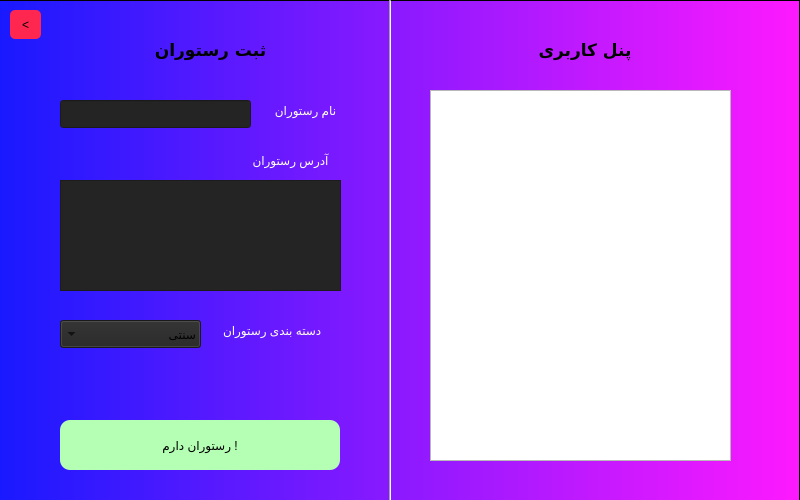
<?xml version="1.0" encoding="UTF-8"?>
<ui version="4.0">
 <class>panel</class>
 <widget class="QWidget" name="panel">
  <property name="geometry">
   <rect>
    <x>0</x>
    <y>0</y>
    <width>800</width>
    <height>500</height>
   </rect>
  </property>
  <property name="minimumSize">
   <size>
    <width>800</width>
    <height>500</height>
   </size>
  </property>
  <property name="maximumSize">
   <size>
    <width>800</width>
    <height>500</height>
   </size>
  </property>
  <property name="windowTitle">
   <string>Form</string>
  </property>
  <property name="styleSheet">
   <string notr="true"/>
  </property>
  <widget class="QLabel" name="label">
   <property name="geometry">
    <rect>
     <x>530</x>
     <y>20</y>
     <width>110</width>
     <height>60</height>
    </rect>
   </property>
   <property name="font">
    <font>
     <family>Morabba</family>
     <pointsize>13</pointsize>
     <bold>true</bold>
    </font>
   </property>
   <property name="styleSheet">
    <string notr="true">color: rgb(0, 0, 0);</string>
   </property>
   <property name="text">
    <string>پنل کاربری</string>
   </property>
   <property name="alignment">
    <set>Qt::AlignmentFlag::AlignCenter</set>
   </property>
  </widget>
  <widget class="QTextBrowser" name="detail">
   <property name="geometry">
    <rect>
     <x>430</x>
     <y>90</y>
     <width>301</width>
     <height>371</height>
    </rect>
   </property>
   <property name="styleSheet">
    <string notr="true">font: 900 15pt &quot;IRANYekan&quot;;

color: rgb(255, 255, 255);</string>
   </property>
   <property name="html">
    <string>&lt;!DOCTYPE HTML PUBLIC &quot;-//W3C//DTD HTML 4.0//EN&quot; &quot;http://www.w3.org/TR/REC-html40/strict.dtd&quot;&gt;
&lt;html&gt;&lt;head&gt;&lt;meta name=&quot;qrichtext&quot; content=&quot;1&quot; /&gt;&lt;meta charset=&quot;utf-8&quot; /&gt;&lt;style type=&quot;text/css&quot;&gt;
p, li { white-space: pre-wrap; }
hr { height: 1px; border-width: 0; }
li.unchecked::marker { content: &quot;\2610&quot;; }
li.checked::marker { content: &quot;\2612&quot;; }
&lt;/style&gt;&lt;/head&gt;&lt;body style=&quot; font-family:'IRANYekan'; font-size:15pt; font-weight:900; font-style:normal;&quot;&gt;
&lt;p style=&quot; margin-top:0px; margin-bottom:0px; margin-left:0px; margin-right:0px; -qt-block-indent:0; text-indent:0px;&quot;&gt;&lt;span style=&quot; font-size:9pt; font-weight:400;&quot;&gt;نام کاربری : &lt;br /&gt;نام و نام خانوادگی :&lt;br /&gt;ایمیل :&lt;br /&gt;نقش :&lt;/span&gt;&lt;/p&gt;
&lt;p style=&quot;-qt-paragraph-type:empty; margin-top:0px; margin-bottom:0px; margin-left:0px; margin-right:0px; -qt-block-indent:0; text-indent:0px; font-size:9pt; font-weight:400;&quot;&gt;&lt;br /&gt;&lt;/p&gt;&lt;/body&gt;&lt;/html&gt;</string>
   </property>
  </widget>
  <widget class="QPushButton" name="pushButton">
   <property name="geometry">
    <rect>
     <x>60</x>
     <y>420</y>
     <width>280</width>
     <height>50</height>
    </rect>
   </property>
   <property name="cursor">
    <cursorShape>PointingHandCursor</cursorShape>
   </property>
   <property name="styleSheet">
    <string notr="true">color: rgb(0, 0, 0);
background-color: rgb(180, 255, 180);

font: 900 9pt &quot;IRANYekan&quot;;
border-radius:10px;</string>
   </property>
   <property name="text">
    <string>رستوران دارم !</string>
   </property>
  </widget>
  <widget class="QFrame" name="frame">
   <property name="geometry">
    <rect>
     <x>-1</x>
     <y>0</y>
     <width>801</width>
     <height>501</height>
    </rect>
   </property>
   <property name="styleSheet">
    <string notr="true">background-color: qlineargradient(spread:pad, x1:0, y1:0, x2:1, y2:0, stop:0 rgba(25, 25, 255, 255), stop:1 rgba(255, 25, 255, 255));</string>
   </property>
   <property name="frameShape">
    <enum>QFrame::Shape::StyledPanel</enum>
   </property>
   <property name="frameShadow">
    <enum>QFrame::Shadow::Raised</enum>
   </property>
  </widget>
  <widget class="QLineEdit" name="name">
   <property name="geometry">
    <rect>
     <x>60</x>
     <y>100</y>
     <width>191</width>
     <height>28</height>
    </rect>
   </property>
   <property name="styleSheet">
    <string notr="true">background-color: rgb(36, 36, 36);</string>
   </property>
  </widget>
  <widget class="QTextEdit" name="address">
   <property name="geometry">
    <rect>
     <x>60</x>
     <y>180</y>
     <width>281</width>
     <height>111</height>
    </rect>
   </property>
   <property name="styleSheet">
    <string notr="true">background-color: rgb(36, 36, 36);</string>
   </property>
  </widget>
  <widget class="QComboBox" name="type">
   <property name="geometry">
    <rect>
     <x>60</x>
     <y>320</y>
     <width>141</width>
     <height>28</height>
    </rect>
   </property>
   <property name="cursor">
    <cursorShape>PointingHandCursor</cursorShape>
   </property>
   <property name="layoutDirection">
    <enum>Qt::LayoutDirection::RightToLeft</enum>
   </property>
   <property name="styleSheet">
    <string notr="true">font: 300 9pt &quot;IRANYekan&quot;;
background-color: rgb(36, 36, 36);</string>
   </property>
   <property name="locale">
    <locale language="Persian" country="Iran"/>
   </property>
   <item>
    <property name="text">
     <string>سنتی</string>
    </property>
   </item>
   <item>
    <property name="text">
     <string>فرنگی</string>
    </property>
   </item>
   <item>
    <property name="text">
     <string>فست فود</string>
    </property>
   </item>
   <item>
    <property name="text">
     <string>خانگی</string>
    </property>
   </item>
   <item>
    <property name="text">
     <string>ایرانی</string>
    </property>
   </item>
  </widget>
  <widget class="QLabel" name="label_2">
   <property name="geometry">
    <rect>
     <x>260</x>
     <y>100</y>
     <width>91</width>
     <height>20</height>
    </rect>
   </property>
   <property name="styleSheet">
    <string notr="true">font: 300 9pt &quot;IRANYekan&quot;;

color: rgb(255, 255, 255);</string>
   </property>
   <property name="text">
    <string>نام رستوران</string>
   </property>
   <property name="alignment">
    <set>Qt::AlignmentFlag::AlignCenter</set>
   </property>
  </widget>
  <widget class="QLabel" name="label_3">
   <property name="geometry">
    <rect>
     <x>230</x>
     <y>150</y>
     <width>121</width>
     <height>20</height>
    </rect>
   </property>
   <property name="styleSheet">
    <string notr="true">font: 300 9pt &quot;IRANYekan&quot;;

color: rgb(255, 255, 255);</string>
   </property>
   <property name="text">
    <string>آدرس رستوران</string>
   </property>
   <property name="alignment">
    <set>Qt::AlignmentFlag::AlignCenter</set>
   </property>
  </widget>
  <widget class="QLabel" name="label_4">
   <property name="geometry">
    <rect>
     <x>200</x>
     <y>320</y>
     <width>141</width>
     <height>21</height>
    </rect>
   </property>
   <property name="styleSheet">
    <string notr="true">font: 300 9pt &quot;IRANYekan&quot;;

color: rgb(255, 255, 255);</string>
   </property>
   <property name="text">
    <string>دسته بندی رستوران </string>
   </property>
   <property name="alignment">
    <set>Qt::AlignmentFlag::AlignCenter</set>
   </property>
  </widget>
  <widget class="QLabel" name="label_5">
   <property name="geometry">
    <rect>
     <x>150</x>
     <y>20</y>
     <width>121</width>
     <height>60</height>
    </rect>
   </property>
   <property name="font">
    <font>
     <family>Morabba</family>
     <pointsize>13</pointsize>
     <bold>true</bold>
    </font>
   </property>
   <property name="styleSheet">
    <string notr="true">color: rgb(0, 0, 0);</string>
   </property>
   <property name="text">
    <string>ثبت رستوران</string>
   </property>
   <property name="alignment">
    <set>Qt::AlignmentFlag::AlignCenter</set>
   </property>
  </widget>
  <widget class="Line" name="line">
   <property name="geometry">
    <rect>
     <x>370</x>
     <y>0</y>
     <width>41</width>
     <height>501</height>
    </rect>
   </property>
   <property name="styleSheet">
    <string notr="true"/>
   </property>
   <property name="orientation">
    <enum>Qt::Orientation::Vertical</enum>
   </property>
  </widget>
  <widget class="QPushButton" name="backbtn">
   <property name="geometry">
    <rect>
     <x>10</x>
     <y>10</y>
     <width>31</width>
     <height>29</height>
    </rect>
   </property>
   <property name="cursor">
    <cursorShape>PointingHandCursor</cursorShape>
   </property>
   <property name="styleSheet">
    <string notr="true">padding:2px;

background-color: rgb(255, 39, 79);
border:0px solid;
color:black;
font: 900 9pt &quot;IRANYekanFN&quot;;
border-radius:5px;</string>
   </property>
   <property name="text">
    <string>&lt;</string>
   </property>
  </widget>
  <zorder>frame</zorder>
  <zorder>label</zorder>
  <zorder>detail</zorder>
  <zorder>pushButton</zorder>
  <zorder>name</zorder>
  <zorder>address</zorder>
  <zorder>type</zorder>
  <zorder>label_2</zorder>
  <zorder>label_3</zorder>
  <zorder>label_4</zorder>
  <zorder>label_5</zorder>
  <zorder>line</zorder>
  <zorder>backbtn</zorder>
 </widget>
 <resources/>
 <connections/>
</ui>
